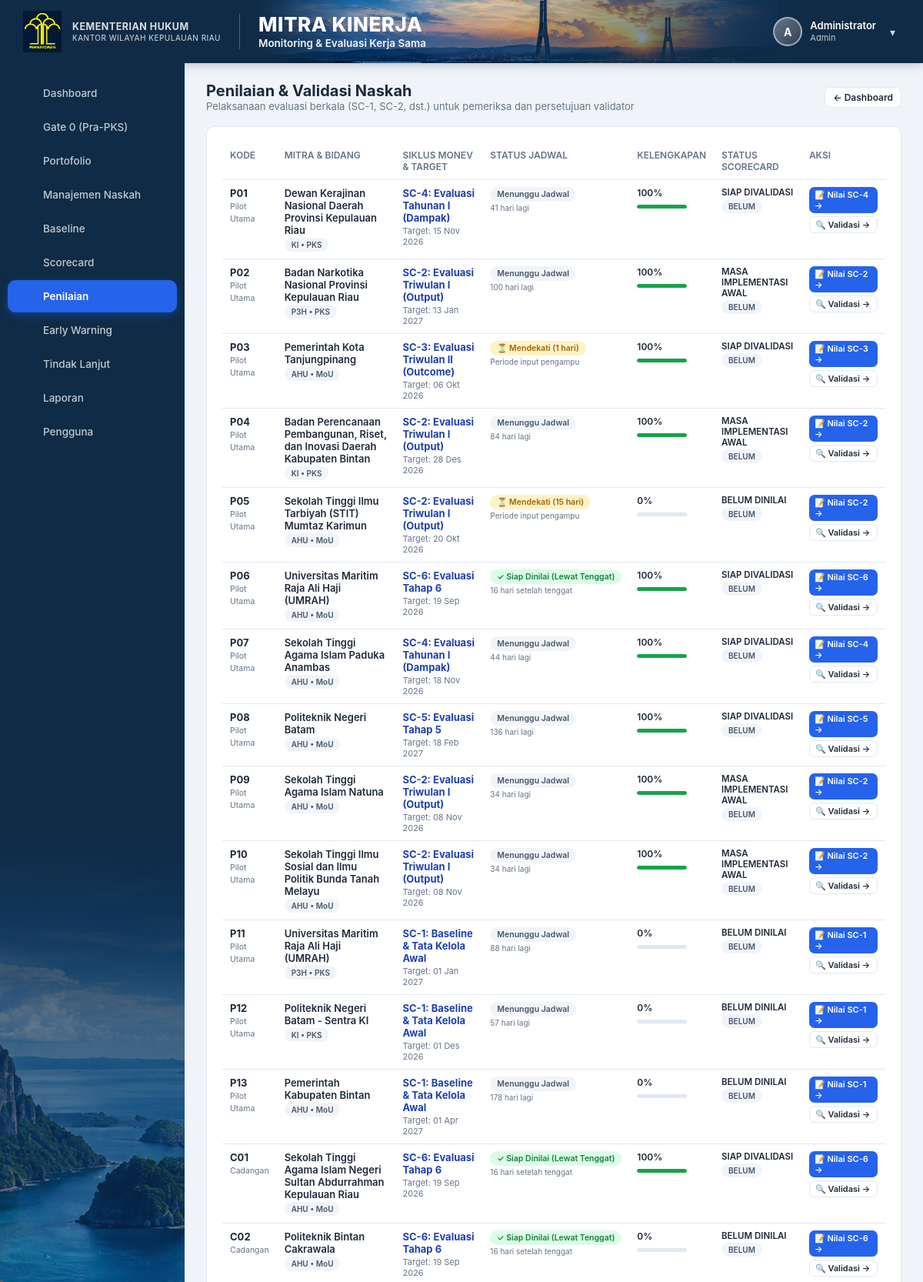
Page /mitra_validasi.php (signed in, upper part) on the committed database.
### tables this page shows
CREATE TABLE `users` (
  `id` int(11) NOT NULL AUTO_INCREMENT,
  `nama` varchar(150) NOT NULL,
  `username` varchar(50) NOT NULL,
  `password_hash` varchar(255) NOT NULL,
  `role` enum('admin','pemeriksa','validator','pimpinan','pengampu','pic') NOT NULL,
  `aktif` tinyint(1) NOT NULL DEFAULT 1,
  `created_at` timestamp NOT NULL DEFAULT current_timestamp(),
  PRIMARY KEY (`id`),
  UNIQUE KEY `username` (`username`)
);

CREATE TABLE `mitra_kinerja` (
  `id` int(11) NOT NULL AUTO_INCREMENT,
  `kode` varchar(5) NOT NULL,
  `portofolio` enum('Pilot Utama','Cadangan') NOT NULL,
  `nama_mitra` varchar(255) NOT NULL,
  `judul` text DEFAULT NULL,
  `jenis` enum('PKS','MoU') NOT NULL,
  `bidang` enum('AHU','KI','P3H','PPL','Keuangan','Humas','SDM') DEFAULT 'AHU',
  `pks_induk_id` int(11) DEFAULT NULL,
  `tanggal_mulai` date DEFAULT NULL,
  `tanggal_berakhir` date DEFAULT NULL,
  `status_tanggal` enum('TERVERIFIKASI','BELUM TERVERIFIKASI') NOT NULL DEFAULT 'BELUM TERVERIFIKASI',
  `evaluasi_per_tahun` int(11) NOT NULL DEFAULT 4,
  `baseline_status` enum('BELUM DIISI','DALAM PROSES','TERVERIFIKASI / DIKUNCI') NOT NULL DEFAULT 'BELUM DIISI',
  `baseline_locked_at` datetime DEFAULT NULL,
  `baseline_locked_by` int(11) DEFAULT NULL,
  `baseline_pemeriksa` varchar(255) DEFAULT NULL,
  `baseline_catatan_ringkasan` text DEFAULT NULL,
  `cutoff_date` date DEFAULT NULL,
  `sumber_baseline` varchar(255) DEFAULT NULL,
  `pic_internal` varchar(255) DEFAULT NULL,
  `pic_mitra` varchar(255) DEFAULT NULL,
  `pic_focal_point` varchar(255) DEFAULT NULL,
  `file_naskah` varchar(255) DEFAULT NULL,
  `foto_kerjasama` varchar(255) DEFAULT NULL,
  `pemeriksa_id` int(11) DEFAULT NULL,
  `tanggal_review` date DEFAULT NULL,
  `status_scorecard` varchar(50) NOT NULL DEFAULT 'BELUM DINILAI',
  `posisi_portofolio` varchar(150) NOT NULL DEFAULT 'BELUM DAPAT DITENTUKAN',
  `rekomendasi` text DEFAULT NULL,
  `created_at` timestamp NOT NULL DEFAULT current_timestamp(),
  `updated_at` timestamp NOT NULL DEFAULT current_timestamp() ON UPDATE current_timestamp(),
  PRIMARY KEY (`id`),
  UNIQUE KEY `kode` (`kode`),
  KEY `pemeriksa_id` (`pemeriksa_id`),
  KEY `fk_mitra_induk` (`pks_induk_id`),
  CONSTRAINT `fk_mitra_induk` FOREIGN KEY (`pks_induk_id`) REFERENCES `mitra_kinerja` (`id`) ON DELETE SET NULL,
  CONSTRAINT `mitra_kinerja_ibfk_1` FOREIGN KEY (`pemeriksa_id`) REFERENCES `users` (`id`) ON DELETE SET NULL
);

CREATE TABLE `validasi` (
  `id` int(11) NOT NULL AUTO_INCREMENT,
  `mitra_id` int(11) NOT NULL,
  `status` enum('BELUM','DISETUJUI','PERLU PERBAIKAN') NOT NULL DEFAULT 'BELUM',
  `validator_id` int(11) DEFAULT NULL,
  `tanggal_validasi` date DEFAULT NULL,
  `catatan` text DEFAULT NULL,
  PRIMARY KEY (`id`),
  UNIQUE KEY `mitra_id` (`mitra_id`),
  KEY `validator_id` (`validator_id`),
  CONSTRAINT `validasi_ibfk_1` FOREIGN KEY (`mitra_id`) REFERENCES `mitra_kinerja` (`id`) ON DELETE CASCADE,
  CONSTRAINT `validasi_ibfk_2` FOREIGN KEY (`validator_id`) REFERENCES `users` (`id`) ON DELETE SET NULL
);

CREATE TABLE `siklus_monev` (
  `id` int(11) NOT NULL AUTO_INCREMENT,
  `mitra_id` int(11) NOT NULL,
  `rencana_kerja_id` int(11) DEFAULT NULL,
  `siklus_ke` int(11) NOT NULL,
  `nama_siklus` varchar(100) NOT NULL,
  `tanggal_target_evaluasi` date NOT NULL,
  `tanggal_realisasi_evaluasi` date DEFAULT NULL,
  `status_siklus` enum('Menunggu','Perlu Penilaian Segera','Sedang Dinilai','Selesai') NOT NULL DEFAULT 'Menunggu',
  `catatan_monev` text DEFAULT NULL,
  `nilai_siklus` decimal(6,2) DEFAULT NULL,
  `created_at` timestamp NOT NULL DEFAULT current_timestamp(),
  PRIMARY KEY (`id`),
  UNIQUE KEY `uq_mitra_siklus` (`mitra_id`,`siklus_ke`),
  KEY `mitra_id` (`mitra_id`),
  KEY `rencana_kerja_id` (`rencana_kerja_id`),
  CONSTRAINT `siklus_monev_ibfk_1` FOREIGN KEY (`mitra_id`) REFERENCES `mitra_kinerja` (`id`) ON DELETE CASCADE,
  CONSTRAINT `siklus_monev_ibfk_2` FOREIGN KEY (`rencana_kerja_id`) REFERENCES `rencana_kerja` (`id`) ON DELETE SET NULL
);

### mitra_validasi.php (the view, shortened to what the rows shown need)
<?php
require_once __DIR__ . '/includes/auth.php';
require_once __DIR__ . '/includes/data.php';
requireRole(['admin', 'pemeriksa', 'validator']);
$pdo = getDB();
$user = currentUser();
$userRole = $user['role'] ?? 'pemeriksa';
$id = (int)($_GET['id'] ?? 0);
if ($id <= 0) {
    $all = getAllMitraSummary($pdo);
    usort($all, function($a, $b) {
        $pA = ($a['mitra']['portofolio'] === 'Pilot Utama' || $a['mitra']['portofolio'] === 'PILOT') ? 0 : 1;
        $pB = ($b['mitra']['portofolio'] === 'Pilot Utama' || $b['mitra']['portofolio'] === 'PILOT') ? 0 : 1;
        if ($pA !== $pB) return $pA <=> $pB;
        return strnatcasecmp($a['mitra']['kode'], $b['mitra']['kode']);
    });
    require __DIR__ . '/includes/header.php';
    ?>
    <div class="flex-between" style="margin-bottom:18px;">
        <div>
            <h1 style="margin:0;font-size:20px;">Penilaian &amp; Validasi Naskah</h1>
        </div>
    </div>
    <div class="card">
        <div class="table-wrap">
        <table>
            <thead>
                <tr>
                    <th style="width:8%;">Kode</th>
                    <th style="width:22%;">Mitra &amp; Bidang</th>
                    <th style="width:16%;">Siklus Monev &amp; Target</th>
                    <th style="width:14%;">Status Jadwal</th>
                    <th style="width:10%;">Kelengkapan</th>
                    <th style="width:14%;">Status Scorecard</th>
                    <th style="width:16%;">Aksi</th>
                </tr>
            </thead>
            <tbody>
            <?php foreach ($all as $s):
                $m = $s['mitra'];
                $monev = $s['monev'];
                $msLabel = 'SC-1';
                $msTarget = $monev['target_evaluasi_terdekat'] ?? $m['tanggal_berakhir'];
                $msDays = $monev['hari_menuju_evaluasi'] ?? 0;
                $isDuePast = false;
                $allMilestonesCompleted = false;
                $activeMsFound = false;
                if (!empty($monev['milestones'])) {
                    foreach ($monev['milestones'] as $ms) {
                        $isCompleted = in_array(strtolower(trim($ms['status_siklus'] ?? '')), ['selesai', 'selesai evaluasi'], true);
                        if ($isCompleted) {
                            continue;
                        }
                        if (!$activeMsFound) {
                            $msLabel = $ms['nama'];
                            $msTarget = $ms['target_tgl'];
                            $msDays = $ms['sisa_hari'];
                            $isDuePast = !empty($ms['is_past']);
                            $activeMsFound = true;
                        }
                    }
                }
            ?>
                <tr>
                    <td><strong><?= h($m['kode']) ?></strong><br><span class="muted" style="font-size:10.5px;"><?= h($m['portofolio']) ?></span></td>
                    <td>
                        <div style="font-weight:600;color:#1e293b;"><?= h($m['nama_mitra']) ?></div>
                        <span class="badge badge-secondary" style="font-size:10px;margin-top:2px;"><?= h($m['bidang'] ?? 'AHU') ?> &bull; <?= h($m['jenis']) ?></span>
                    </td>
                    <td>
                        <?php if ($allMilestonesCompleted): ?>
                            <strong style="color:#16a34a;"><?= h($msLabel) ?></strong>
                            <div class="muted" style="font-size:11px;margin-top:2px;">Selesai (<?= count($monev['milestones']) ?>/<?= count($monev['milestones']) ?> Siklus)</div>
                        <?php else: ?>
                            <strong style="color:#1e40af;"><?= h($msLabel) ?></strong>
                            <div class="muted" style="font-size:11px;margin-top:2px;">Target: <?= formatTanggal($msTarget) ?></div>
                        <?php endif; ?>
                    </td>
                    <td>
                        <?php if ($allMilestonesCompleted): ?>
                            <span class="badge badge-success" style="font-size:10.5px;">✓ Siklus Tuntas</span>
                            <div class="muted" style="font-size:10px;margin-top:2px;">Semua evaluasi selesai</div>
                        <?php elseif ($isDuePast || ($msDays !== null && $msDays < 0)): ?>
                            <span class="badge badge-success" style="font-size:10.5px;">✓ Siap Dinilai (Lewat Tenggat)</span>
                            <div class="muted" style="font-size:10px;margin-top:2px;"><?= abs($msDays) ?> hari setelah tenggat</div>
                        <?php elseif ($msDays !== null && $msDays <= 30): ?>
                            <span class="badge badge-warning" style="font-size:10.5px;">⏳ Mendekati (<?= $msDays ?> hari)</span>
                            <div class="muted" style="font-size:10px;margin-top:2px;">Periode input pengampu</div>
                        <?php else: ?>
                            <span class="badge badge-secondary" style="font-size:10.5px;">Menunggu Jadwal</span>
                            <div class="muted" style="font-size:10px;margin-top:2px;"><?= $msDays ?> hari lagi</div>
                        <?php endif; ?>
                    </td>
                    <td>
                        <div style="font-weight:600;font-size:12px;"><?= $s['kelengkapan'] ?>%</div>
                        <div class="hbar-track" style="width:65px;height:5px;display:inline-block;">
                            <div class="hbar-fill" style="width:<?= $s['kelengkapan'] ?>%;background:<?= $s['kelengkapan'] >= 100 ? '#16a34a' : '#ca8a04' ?>;"></div>
                        </div>
                    </td>
                    <td>
                        <div style="font-weight:600;font-size:11.5px;"><?= h($s['status_scorecard']) ?></div>
                        <?php
                        $vBadge = match($s['validasi']['status']) {
                            'DISETUJUI' => 'success',
                            'PERLU PERBAIKAN' => 'danger',
                            default => 'secondary'
                        };
                        ?>
                        <span class="badge badge-<?= $vBadge ?>" style="font-size:10px;margin-top:2px;"><?= h($s['validasi']['status']) ?></span>
                    </td>
                    <td>
                        <div style="display:flex;flex-direction:column;gap:4px;">
                            <?php if ($userRole === 'pemeriksa' || $userRole === 'admin'): ?>
                                <?php if ($allMilestonesCompleted): ?>
                                    <a href="mitra_edit.php?id=<?= $m['id'] ?>" class="btn btn-outline btn-sm" style="font-size:11px;padding:3px 7px;">
                                        📊 Lihat Scorecard &rarr;
                                    </a>
                                <?php else: ?>
                                    <a href="mitra_edit.php?id=<?= $m['id'] ?>" class="btn btn-primary btn-sm" style="font-size:11px;padding:3px 7px;">
                                        📝 Nilai <?= h(explode(':', $msLabel)[0]) ?> &rarr;
                                    </a>
                                <?php endif; ?>
                            <?php endif; ?>
                            <?php if ($userRole === 'validator' || $userRole === 'admin'): ?>
                                <a href="mitra_validasi.php?id=<?= $m['id'] ?>" class="btn btn-outline btn-sm" style="font-size:11px;padding:3px 7px;">
                                    🔍 Validasi &rarr;
                                </a>
                            <?php endif; ?>
                        </div>
                    </td>
                </tr>
            <?php endforeach; ?>
            </tbody>
        </table>
        </div>
    </div>
    <?php
    require __DIR__ . '/includes/footer.php';
    exit;
}
require __DIR__ . '/includes/header.php';
?>
<?php require __DIR__ . '/includes/footer.php'; ?>

### includes/header.php (shortened to what the rows shown need)
<?php
$user = currentUser();
$currentPage = basename($_SERVER['PHP_SELF'] ?? '', '.php');
$role = $user['role'] ?? 'pemeriksa';
$allNavItems = [
    ['page' => 'dashboard',      'label' => 'Dashboard',         'roles' => ['admin','pemeriksa','validator','pimpinan','pengampu','pic']],
    ['page' => 'gate0',          'label' => 'Gate 0 (Pra-PKS)',  'roles' => ['admin','pemeriksa','pimpinan','pengampu']],
    ['page' => 'portofolio',     'label' => 'Portofolio',        'roles' => ['admin','pemeriksa','validator','pimpinan','pengampu','pic']],
    ['page' => 'mitra_manage',   'label' => 'Manajemen Naskah',  'roles' => ['admin','pemeriksa','pengampu']],
    ['page' => 'baseline',       'label' => 'Baseline',          'roles' => ['admin','pemeriksa','validator','pimpinan','pengampu','pic']],
    ['page' => 'scorecard',      'label' => 'Scorecard',         'roles' => ['admin','pemeriksa','validator','pimpinan','pengampu','pic']],
    ['page' => 'mitra_validasi', 'label' => 'Penilaian',         'roles' => ['admin','pemeriksa','validator']],
    ['page' => 'early_warning',  'label' => 'Early Warning',     'roles' => ['admin','pemeriksa','validator','pimpinan','pengampu','pic']],
    ['page' => 'tindak_lanjut',  'label' => 'Tindak Lanjut',     'roles' => ['admin','pemeriksa','validator','pimpinan','pengampu','pic']],
    ['page' => 'laporan',        'label' => 'Laporan',           'roles' => ['admin','pemeriksa','validator','pimpinan','pengampu','pic']],
];
$navItems = array_filter($allNavItems, fn($n) => in_array($role, $n['roles'], true));
$initials = '';
if ($user) {
    $parts = preg_split('/\s+/', trim($user['nama']));
    $initials = strtoupper(substr($parts[0], 0, 1));
}
?>
<!DOCTYPE html>
<html lang="id">
<head>
<link rel="stylesheet" href="public/css/style.css?v=<?= filemtime(__DIR__ . '/../public/css/style.css') ?>">
</head>
<body>
<?php if ($user): ?>
<div class="app-layout">
<div class="app-layout-main">
    <aside class="sidebar">
        <nav class="sidebar-nav">
            <?php foreach ($navItems as $nav): ?>
            <a href="<?= $nav['page'] ?>.php" class="<?= $currentPage === $nav['page'] ? 'active' : '' ?>">
                <span class="nav-icon"><?= $icons[$nav['page']] ?? '' ?></span><span><?= $nav['label'] ?></span>
            </a>
            <?php endforeach; ?>
            <?php if ($user['role'] === 'admin'): ?>
            <a href="users_list.php" class="<?= $currentPage === 'users_list' ? 'active' : '' ?>">
                <span class="nav-icon"><?= $icons['users_list'] ?? '' ?></span><span>Pengguna</span>
            </a>
            <?php endif; ?>
        </nav>
    </aside>
    <div class="app-content">
        <header class="app-hero">
            <div class="hero-left">
                <div class="hero-logo-block">
                    <div class="hero-logo-badge">
                        <img src="public/img/logo-hukum.png" alt="Logo Hukum">
                    </div>
                    <div class="hero-instansi">
                        <strong>KEMENTERIAN HUKUM</strong>
                        <span>KANTOR WILAYAH KEPULAUAN RIAU</span>
                    </div>
                </div>
                <div class="hero-titles">
                    <div class="hero-title">MITRA KINERJA</div>
                    <div class="hero-subtitle">Monitoring &amp; Evaluasi Kerja Sama</div>
                </div>
            </div>
            <div class="hero-right">
                <div class="header-user">
                    <div class="user-avatar"><?= h($initials) ?></div>
                    <div class="user-info">
                        <div class="user-name"><?= h($user['nama']) ?></div>
                        <div class="user-role"><?= h(ucfirst($user['role'])) ?></div>
                    </div>
                    <form method="POST" action="logout.php" style="display:inline;margin:0;padding:0;" onsubmit="return confirm('Apakah Anda yakin ingin keluar dari akun?');">
                        <button type="submit" class="btn-logout" title="Keluar / Logout" style="background:none;border:none;cursor:pointer;font:inherit;line-height:inherit;display:inline-flex;align-items:center;">▾</button>
                    </form>
                </div>
            </div>
        </header>
        <div class="page-body">
<?php else: ?>
<div class="page-body">
<?php endif; ?>

### rows in the picture
users: nama "A", nama "Administrator", role "Admin"
mitra_kinerja: kode "P01", portofolio "Pilot Utama", nama_mitra "Dewan Kerajinan Nasional Daerah Provinsi Kepulauan Riau", bidang "KI", jenis "PKS"
validasi: status "BELUM"
mitra_kinerja: kode "P02", portofolio "Pilot Utama", nama_mitra "Badan Narkotika Nasional Provinsi Kepulauan Riau", bidang "P3H", jenis "PKS", msDays "100", kelengkapan "100", status_scorecard "MASA IMPLEMENTASI AWAL", msDays "84"
siklus_monev: nama_siklus "SC-2: Evaluasi Triwulan I (Output)", tanggal_target_evaluasi "13 Jan 2027", nama_siklus "SC-2"
validasi: status "BELUM"
mitra_kinerja: kode "P03", portofolio "Pilot Utama", nama_mitra "Pemerintah Kota Tanjungpinang", bidang "AHU", jenis "MoU"
siklus_monev: nama_siklus "SC-3: Evaluasi Triwulan II (Outcome)", tanggal_target_evaluasi "06 Okt 2026", nama_siklus "SC-3"
validasi: status "BELUM"
mitra_kinerja: kode "P04", portofolio "Pilot Utama", nama_mitra "Badan Perencanaan Pembangunan, Riset, dan Inovasi Daerah Kabupaten Bintan", bidang "KI", jenis "PKS"
siklus_monev: nama_siklus "SC-2: Evaluasi Triwulan I (Output)", tanggal_target_evaluasi "28 Des 2026", nama_siklus "SC-2"
validasi: status "BELUM"
mitra_kinerja: kode "P05", portofolio "Pilot Utama", nama_mitra "Sekolah Tinggi Ilmu Tarbiyah (STIT) Mumtaz Karimun", bidang "AHU", jenis "MoU"
siklus_monev: nama_siklus "SC-2: Evaluasi Triwulan I (Output)", tanggal_target_evaluasi "20 Okt 2026", nama_siklus "SC-2"
validasi: status "BELUM"
mitra_kinerja: kode "P06", portofolio "Pilot Utama", nama_mitra "Universitas Maritim Raja Ali Haji (UMRAH)", bidang "AHU", jenis "MoU"
validasi: status "BELUM"
mitra_kinerja: kode "P07", portofolio "Pilot Utama", nama_mitra "Sekolah Tinggi Agama Islam Paduka Anambas", bidang "AHU", jenis "MoU", msLabel "SC-4: Evaluasi Tahunan I (Dampak)", msTarget "18 Nov 2026", msDays "44", kelengkapan "100", status_scorecard "SIAP DIVALIDASI", msLabel "SC-4"
validasi: status "BELUM"
mitra_kinerja: kode "P08", portofolio "Pilot Utama", nama_mitra "Politeknik Negeri Batam", bidang "AHU", jenis "MoU"
validasi: status "BELUM"
mitra_kinerja: kode "P09", portofolio "Pilot Utama", nama_mitra "Sekolah Tinggi Agama Islam Natuna", bidang "AHU", jenis "MoU", kelengkapan "100", status_scorecard "MASA IMPLEMENTASI AWAL"
siklus_monev: nama_siklus "SC-2: Evaluasi Triwulan I (Output)", tanggal_target_evaluasi "08 Nov 2026", rencana_kerja "34", nama_siklus "SC-2"
validasi: status "BELUM"
mitra_kinerja: kode "P10", portofolio "Pilot Utama", nama_mitra "Sekolah Tinggi Ilmu Sosial dan Ilmu Politik Bunda Tanah Melayu", bidang "AHU", jenis "MoU", kelengkapan "100", status_scorecard "MASA IMPLEMENTASI AWAL"
validasi: status "BELUM"
mitra_kinerja: kode "P11", portofolio "Pilot Utama", nama_mitra "Universitas Maritim Raja Ali Haji (UMRAH)", bidang "P3H", jenis "PKS"
siklus_monev: nama_siklus "SC-1: Baseline & Tata Kelola Awal", tanggal_target_evaluasi "01 Jan 2027", nama_siklus "SC-1"
validasi: status "BELUM"
mitra_kinerja: kode "P12", portofolio "Pilot Utama", nama_mitra "Politeknik Negeri Batam - Sentra KI", bidang "KI", jenis "PKS"
siklus_monev: nama_siklus "SC-1: Baseline & Tata Kelola Awal", tanggal_target_evaluasi "01 Des 2026", nama_siklus "SC-1"
validasi: status "BELUM"
mitra_kinerja: kode "P13", portofolio "Pilot Utama", nama_mitra "Pemerintah Kabupaten Bintan", bidang "AHU", jenis "MoU"
siklus_monev: nama_siklus "SC-1: Baseline & Tata Kelola Awal", tanggal_target_evaluasi "01 Apr 2027", nama_siklus "SC-1"
validasi: status "BELUM"
mitra_kinerja: kode "C01", portofolio "Cadangan", nama_mitra "Sekolah Tinggi Agama Islam Negeri Sultan Abdurrahman Kepulauan Riau", bidang "AHU", jenis "MoU"
validasi: status "BELUM"
mitra_kinerja: kode "C02", portofolio "Cadangan", nama_mitra "Politeknik Bintan Cakrawala", bidang "AHU", jenis "MoU"
validasi: status "BELUM"

### other values in the picture
$nav['label'] "Dashboard"
$nav['label'] "Gate 0 (Pra-PKS)"
$nav['label'] "Portofolio"
$nav['label'] "Manajemen Naskah"
$nav['label'] "Baseline"
$nav['label'] "Scorecard"
$nav['label'] "Penilaian"
$nav['label'] "Early Warning"
$nav['label'] "Tindak Lanjut"
$nav['label'] "Laporan"
$msLabel "SC-4: Evaluasi Tahunan I (Dampak)"
formatTanggal($msTarget) "15 Nov 2026"
$msDays "41"
$s['kelengkapan'] "100"
$s['status_scorecard'] "SIAP DIVALIDASI"
